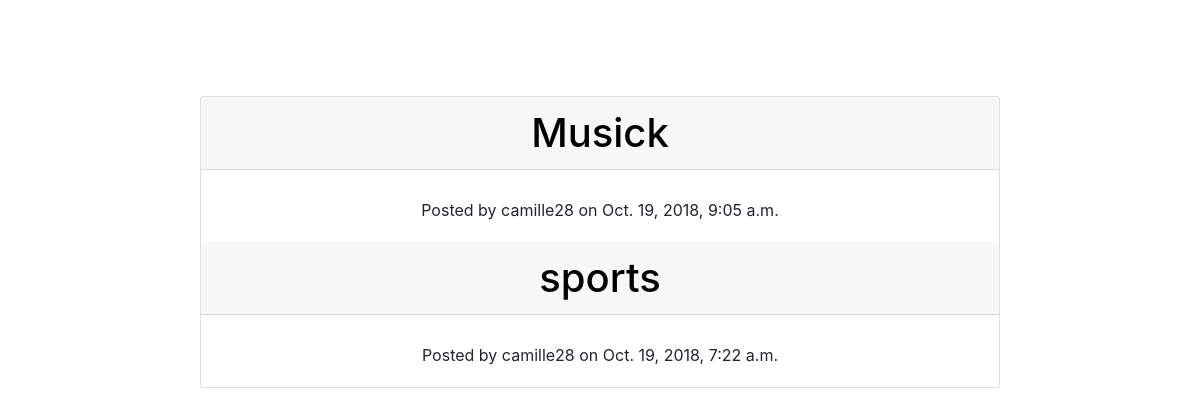
/tag_page/7/, run on the app's committed database.
### mainblog/models.py (models this page shows, shortened)
class Post(models.Model):
    title = models.CharField(max_length=50)
    author = models.ForeignKey(User, on_delete=models.CASCADE)
    date_added = models.DateTimeField(auto_now_add=True)
    date_mod = models.DateTimeField(null=True)
    text = models.TextField(null=True)
    is_archived = models.BooleanField(default=False)
    cover_image = models.ImageField(upload_to='cover_images/')
    is_draft = models.BooleanField(default=False)
    category = models.ForeignKey("Category", on_delete=models.CASCADE)
    tag = models.ManyToManyField(Tag)

### mainblog/views.py (the view)
# urls.py: path('tag_page/<int:tag_id>/', views.tag_page, name='tag_page'),
def tag_page(request, tag_id):
    tags = get_object_or_404(Tag, pk=tag_id)
    tag_post = Post.objects.filter(tag=tags.id)
    return render(request, 'tag_page.html', {'tags': tags, 'tag_post': tag_post})

### templates/tag_page.html (shortened to what this page needs)
{% extends 'base.html' %}
{% block content %}
<center>
    <div class="card" style="width: 50rem; margin-top: 8%;">
        {% for post in tag_post %}
        <h1 class="card-header"> <a style="text-decoration: none; color:black;"> {{ post.title }}</a> </h1>
            <div class="card-body">
                    <p class="card-text">Posted by  {{ post.author }} on  {{ post.date_added}} </p>
             </div>
        {% endfor %}
        </div>
</center>
{% endblock %}

### data on the page
Post: title "Musick", author "camille28", date_added "Oct. 19, 2018, 9:05 a.m."
Post: title "sports", author "camille28", date_added "Oct. 19, 2018, 7:22 a.m."
